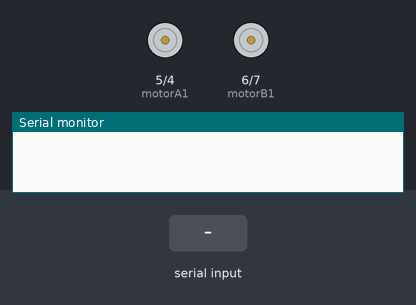
Recording of a sketch running on a simulated Arduino Uno, built with avr-gcc and run on an emulated ATmega328P. Parts: motor-driver pin pairs drawn as motors (green arrow = first pin HIGH = forward, orange = second pin HIGH = backward, longer = more drive, scaled by the enable pin), the last lines printed to the serial monitor. The inputs (shaded band) are chosen by the test bench.

Above: at 1.2 s.
1.3 s: "forward" received over Serial
At 2.6 s:
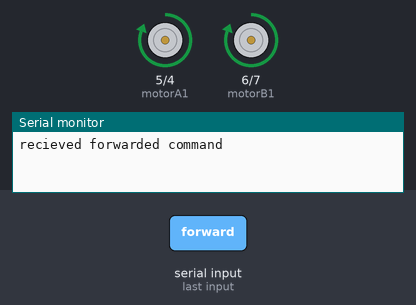
Timing chart, 0 to 8.8 s (numbered marks = the images above; inputs shaded):
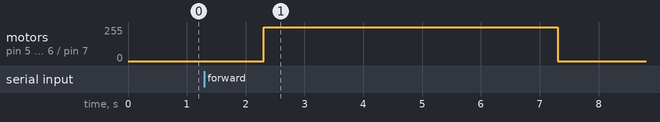

Measured:
- after the input at 1.3 s, motor on pin 5 (motorA1) / pin 4 (motorA2), motor on pin 6 (motorB1) / pin 7 (motorB2): stopped → forward 255/255 after 1.0 s, → stopped 5.0 s later

The sketch:

Control_Motors.ino
```cpp
// Motor A connected to the motor driver
int motorA1 =  5; // Motor A input 1
int motorA2 =  4; // Motor A input 2
int motorAPWM =  10; // Motor A PWM speed control

// Motor B connected to the motor driver
int motorB1 = 6; // Motor B input 1
int motorB2 = 7; // Motor B input 2
int motorBPWM = 9; // Motor B PWM speed control

void setup() {
  // Define motor control pins as outputs
  pinMode(motorA1, OUTPUT);
  pinMode(motorA2, OUTPUT);
  pinMode(motorAPWM, OUTPUT);
  pinMode(motorB1, OUTPUT);
  pinMode(motorB2, OUTPUT);
  pinMode(motorBPWM, OUTPUT);

  // Begin serial communication at 9600 baud rate
  Serial.begin(9600);
}

void loop() {
  if (Serial.available() > 0) {
    String command = Serial.readString(); // Read the command from serial monitor


    if (command == "stop") {
      stopMotors();
    } else if (command == "forward") {
      moveForward(255);
        Serial.println("recieved forwarded command");
      delay(5000);
      stopMotors();
    } else if (command == "turn_right") {
      turnRight(255);
      delay(5000);
      stopMotors();
    } else if (command == "turn_left") {
      turnLeft(255);
      delay(5000);
      stopMotors();
    } else if (command.startsWith("speed")) {
      int speed = command.substring(6).toInt(); // Get speed from the command
      moveForward(speed); // Move forward with the specified speed
    } else {
      Serial.println("Invalid command"); // Print error message for unrecognized commands
    }
  }
}

// Function to move the robot forward
void moveForward(int speed) {
  digitalWrite(motorA1, HIGH);
  digitalWrite(motorA2, LOW);
  analogWrite(motorAPWM, speed);

  digitalWrite(motorB1, HIGH);
  digitalWrite(motorB2, LOW);
  analogWrite(motorBPWM, speed);
}

// Function to stop the motors
void stopMotors() {
  digitalWrite(motorA1, LOW);
  digitalWrite(motorA2, LOW);
  analogWrite(motorAPWM, 0);

  digitalWrite(motorB1, LOW);
  digitalWrite(motorB2, LOW);
  analogWrite(motorBPWM, 0);
}

// Function to turn the robot right
void turnRight(int speed) {
  digitalWrite(motorA1, LOW);
  digitalWrite(motorA2, HIGH);
  analogWrite(motorAPWM, speed);

  digitalWrite(motorB1, HIGH);
  digitalWrite(motorB2, LOW);
  analogWrite(motorBPWM, speed);
}

// Function to turn the robot left
void turnLeft(int speed) {
  digitalWrite(motorA1, HIGH);
  digitalWrite(motorA2, LOW);
  analogWrite(motorAPWM, speed);

  digitalWrite(motorB1, LOW);
  digitalWrite(motorB2, HIGH);
  analogWrite(motorBPWM, speed);
}
```
